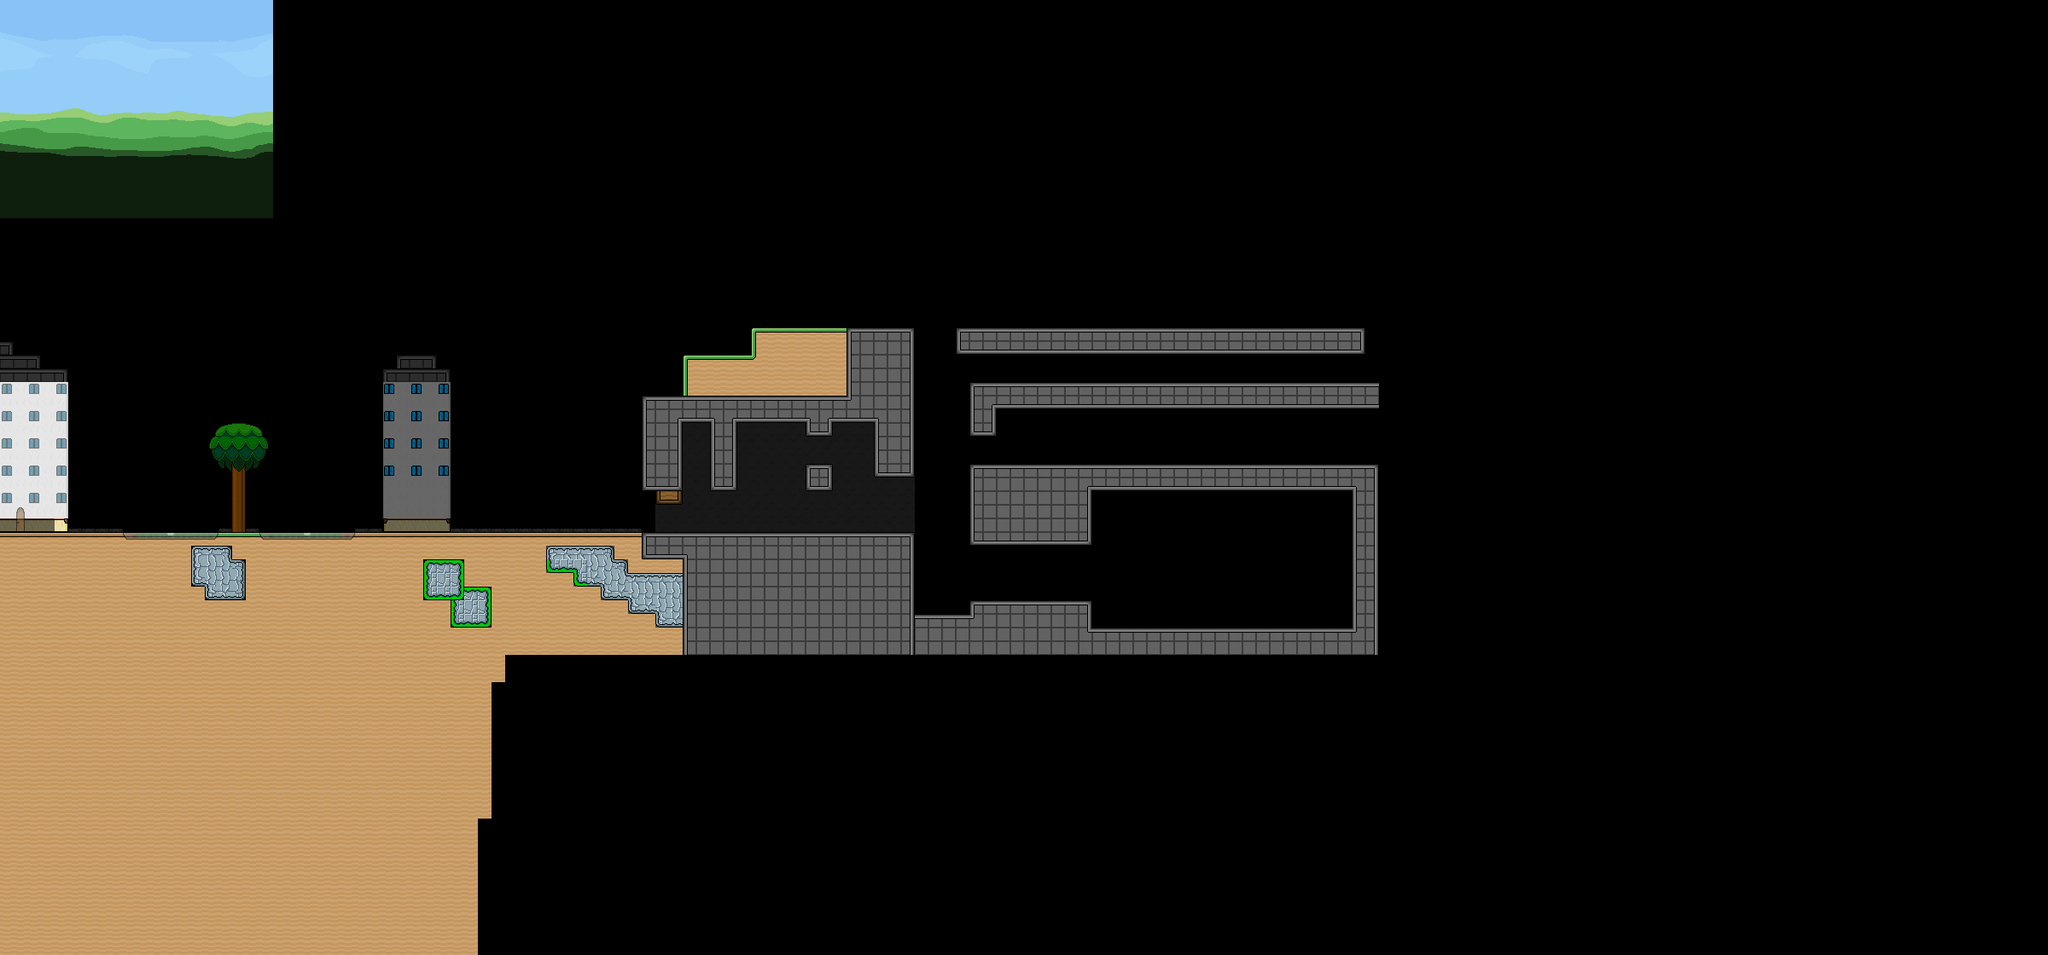

A 2D game scene composited from a Tiled map and its tileset images. What follows is a short description and the map's XML, with each tile layer's data collapsed to a summary:
An orthogonal 150x70 tile map with 16x16 px tiles, 3 tile layers (Background, Foreground, Overlap), 1 image layer and 17 objects (11x human, alex, door, start, button, ...).

<map version="1.0.0" orientation="orthogonal" renderorder="right-down" width="150" height="70" tilewidth="16" tileheight="16" nextobjectid="71">
 <tileset firstgid="1" name="Tileset" tilewidth="16" tileheight="16" spacing="1" tilecount="3600" columns="60">
  <image source="../tilemap.bmp" trans="c8bfe7" width="1020" height="1020" />
 </tileset>
 <imagelayer name="Background">
  <image source="backgrounds/light_forest.bmp" width="320" height="256" />
 </imagelayer>
 <layer name="Background" width="150" height="70" opacity="0.45">
  <data>[10500 cells, 315 non-empty, 11 distinct tile ids]</data>
 </layer>
 <layer name="Foreground" width="150" height="70">
  <data>[10500 cells, 1940 non-empty, 47 distinct tile ids]</data>
 </layer>
 <layer name="Overlap" width="150" height="70" opacity="0.5">
  <data>[10500 cells, 80 non-empty, 29 distinct tile ids]</data>
 </layer>
 <objectgroup color="#000080" name="Objects">
  <object id="49" name="alex" x="1008" y="576" width="32" height="32" />
  <object id="51" name="door" x="784" y="592" width="16" height="32" />
  <object id="52" name="start" x="0" y="384" width="16" height="16" />
  <object id="57" name="button" x="766.75" y="595.25" width="16" height="16">
   <properties>
    <property name="global" value="51" />
   </properties>
  </object>
  <object id="58" name="human" x="912" y="592" width="16" height="32" />
  <object id="59" name="human" x="816" y="592" width="16" height="32" />
  <object id="60" name="human" x="864" y="592" width="16" height="32" />
  <object id="61" name="human" x="1008" y="592" width="16" height="32" />
  <object id="62" name="human" x="944" y="592" width="16" height="32" />
  <object id="63" name="human" x="1184" y="512" width="16" height="32" />
  <object id="64" name="human" x="1296" y="512" width="16" height="32" />
  <object id="65" name="human" x="1216" y="416" width="16" height="32" />
  <object id="66" name="human" x="1296" y="416" width="16" height="32" />
  <object id="67" name="human" x="1248" y="512" width="16" height="32" />
  <object id="68" name="human" x="1392" y="512" width="16" height="32" />
  <object id="69" name="platform" x="1072" y="688" width="64" height="16">
   <properties>
    <property name="global" value="240" />
   </properties>
  </object>
  <object id="70" name="table" x="976" y="608" width="32" height="16" />
 </objectgroup>
</map>
